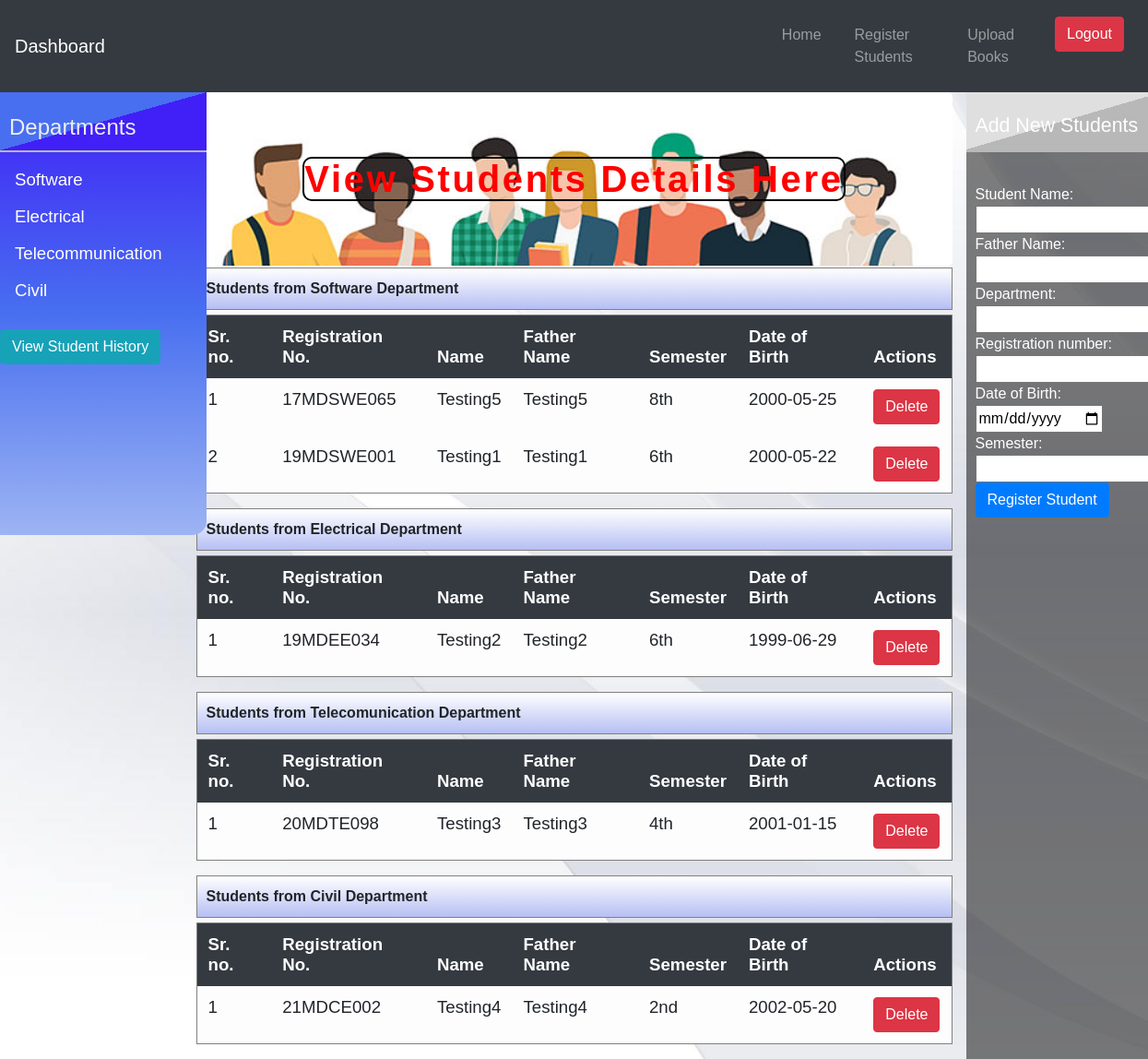
Screenshot of /Admin/Registerstudents.php with the database file from the repository.
### tables this page shows
CREATE TABLE `student` (
  `Reg_no` varchar(20) NOT NULL,
  `Name` varchar(30) NOT NULL,
  `FatherName` varchar(30) NOT NULL,
  `Department` varchar(20) NOT NULL,
  `D_O_B` date NOT NULL,
  `Semester` varchar(5) NOT NULL
);

### Admin/Registerstudents.php (the view, shortened to what this page needs)
<?php
                require("include/connection.inc.php");
?>
<html lang="en">
<head>
    <link rel="stylesheet" href="bootstrap.min.css">
    <link rel="stylesheet" href="style.css">
</head>
<body>
<nav class="navbar navbar-expand-lg navbar-dark bg-dark sticky-top">
        <a class="navbar-brand" href="Dashboard.php">Dashboard</a>
        <div class="collapse navbar-collapse" id="navbarSupportedContent">
          <ul class="navbar-nav mr-auto">
          <li class="nav-item"  style="margin-left: 700px;">
              <a class="nav-link" href="Dashboard.php">Home</a>
            </li>
            <li class="nav-item ">
              <a class="nav-link" href="Registerstudents.php">Register Students </a>
            </li>
            <li class="nav-item">
              <a class="nav-link" href="UploadBooks.php">Upload Books</a>
            </li>
            <li class="nav-item">
              <form action="logout.php">
                <input type="submit" value="Logout" name="logout" class="btn btn-danger">
              </form>
            </li>
          </ul>
        </div>
      </nav>
      <div class="container-fluid">
            <div class="row">
              <div class="col-sm-0 col-0 col-md-2" >
                <div id="sidebar" >
                <div><h4 id="sidebar-brand">Departments</h4></div>
                <li type="none" class="side-item"><a href="#software" class="side-link nav-link">Software</a></li>
                <li type="none" class="side-item"><a href="#electrical" class="side-link nav-link">Electrical</a></li>
                <li type="none" class="side-item"><a href="#telecom" class="side-link nav-link">Telecommunication</a></li>
                <li type="none" class="side-item"><a href="#civil" class="side-link nav-link">Civil</a></li><br>
                <form action="Details.php">
                  <input type="submit" value="View Student History" class="btn btn-info">
                </form>
              </div>
            </div>
              <div class="col-sm-12 col-12 col-md-8 ">
               <div class="jumbotron" id="software" style=" font-weight: 700; color: red; background-image: url('images/14.jpg');  background-size: cover;">
                     <span style="border:2px solid black; border-radius:10px;" > View Students Details Here</span>
               </div>
               <div class="header"  >
                   Students from Software Department
               </div>
               <div>
               <?php
                $result = mysqli_query($connection,"SELECT * FROM student where Department = 'Software' OR Department= 'software'");
                ?>
               <table cellpadding="5" class="table table-borderless" style="font-size:14pt; margin-top:5px; border:1px solid grey;">
                     <thead  class="thead-dark">
                     <tr>
                       <th>Sr. no.</th>
                       <th>Registration No.</th>
                       <th>Name</th>
                       <th>Father Name</th>
                       <th>Semester</th>
                       <th>Date of Birth</th>
                       <th>Actions</th>
                     </tr>
                    <tbody>
                   <?php
                   $id=1;
                    while($row = mysqli_fetch_assoc($result)){
                      echo "<tr class='table table-light'><td>".$id++."</td><td>".$row['Reg_no']."</td><td>".$row['Name']."</td><td>".$row['FatherName']."</td>";
                      echo "<td>".$row['Semester']."</td><td>".$row['D_O_B']."</td>";
                      echo "<td><a href='?type=delete&Name=".$row['Name']."' class='btn-danger btn'>Delete</a></td></tr>";
                  }
                   ?>
                   </tbody>
                   </table>
               </div>
               <div class="header" id="electrical">
               Students from Electrical Department
            </div>
            <div>
            <?php
                $result = mysqli_query($connection,"SELECT * FROM student where Department = 'Electrical' OR Department='electrical'");
                ?>
               <table cellpadding="5" class="table table-borderless" style="font-size:14pt; margin-top:5px; border:1px solid grey;">
                     <thead  class="thead-dark">
                     <tr>
                       <th>Sr. no.</th>
                       <th>Registration No.</th>
                       <th>Name</th>
                       <th>Father Name</th>
                       <th>Semester</th>
                       <th>Date of Birth</th>
                       <th>Actions</th>
                     </tr>
                    <tbody>
                   <?php
                   $id=1;
                    while($row = mysqli_fetch_assoc($result)){
                      echo "<tr class='table table-light'><td>".$id++."</td><td>".$row['Reg_no']."</td><td>".$row['Name']."</td><td>".$row['FatherName']."</td>";
                      echo "<td>".$row['Semester']."</td><td>".$row['D_O_B']."</td>";
                      echo "<td><a href='?type=delete&Name=".$row['Name']."'class='btn-danger btn'>Delete</a></td></tr>";
                  }
                   ?>
                   </tbody>
                   </table>
                   </div>
            <div class="header" id="telecom">
            Students from Telecomunication Department
            </div>
            <div>
            <?php
                $result = mysqli_query($connection,"SELECT * FROM student where Department = 'Telecommunication' OR Department='telecommunication'");
                ?>
               <table cellpadding="5" class="table table-borderless" style="font-size:14pt; margin-top:5px; border:1px solid grey;">
                     <thead  class="thead-dark">
                     <tr>
                       <th>Sr. no.</th>
                       <th>Registration No.</th>
                       <th>Name</th>
                       <th>Father Name</th>
                       <th>Semester</th>
                       <th>Date of Birth</th>
                       <th>Actions</th>
                     </tr>
                    <tbody>
                   <?php
                   $id=1;
                    while($row = mysqli_fetch_assoc($result)){
                      echo "<tr class='table table-light'><td>".$id++."</td><td>".$row['Reg_no']."</td><td>".$row['Name']."</td><td>".$row['FatherName']."</td>";
                      echo "<td>".$row['Semester']."</td><td>".$row['D_O_B']."</td>";
                      echo "<td><a href='?type=delete&Name=".$row['Name']."' class='btn-danger btn'>Delete</a></td></tr>";
                  }
                   ?>
                   </tbody>
                   </table>
            </div>
            <div class="header" id="civil">
            Students from Civil Department
            </div>
            <div>
            <?php
                $result = mysqli_query($connection,"SELECT * FROM student where Department = 'Civil' OR Department= 'civil'");
                ?>
               <table cellpadding="5" class="table table-borderless" style="font-size:14pt; margin-top:5px; border:1px solid grey;">
                     <thead  class="thead-dark">
                     <tr>
                       <th>Sr. no.</th>
                       <th>Registration No.</th>
                       <th>Name</th>
                       <th>Father Name</th>
                       <th>Semester</th>
                       <th>Date of Birth</th>
                       <th>Actions</th>
                     </tr>
                    <tbody>
                   <?php
                   $id=1;
                    while($row = mysqli_fetch_assoc($result)){
                      echo "<tr class='table table-light'><td>".$id++."</td><td>".$row['Reg_no']."</td><td>".$row['Name']."</td><td>".$row['FatherName']."</td>";
                      echo "<td>".$row['Semester']."</td><td>".$row['D_O_B']."</td>";
                      echo "<td><a href='?type=delete&Name=".$row['Name']."' class='btn-danger btn'>Delete</a></td></tr>";
                  }
                   ?>
                   </tbody>
                   </table>
            </div>
              </div>
   <div class="col-sm-0 col-0 col-md-2 "id="form">
   <span class="books">Add New Students</span><br>
   <form action="" method="post" autocomplete="off">
     <div style="margin:10px;">
     <Table >
              Student Name:<br>
            <input type="text" name="name" id=""><br>
             Father Name:<br>
             <input type="text" name="f_name" id=""><br>
             Department:<br>
             <input type="text" name="department" id=""><br>
             Registration number:<br>
             <input type="text" name="reg_no" id=""><br>
             Date of Birth: <br>
             <input type="date" name="dob" id=""><br>
             Semester: <br>
             <input type="text" name="semester" id=""><br>
             <input class="btn btn-primary" type="submit" name="Register" value="Register Student">
     </div>
    </form>
            </div>
          </div>
</body>
</html>

### Admin/style.css (style rules this page uses)
.navbar { position: sticky; }
.nav-item { padding-left: 20px; padding: 10px; }
#sidebar { height: 30em; border-radius: 0px 15px 15px 0px; position: fixed; width: 14em; z-index: 9999; background: linear-gradient(rgb(64, 32, 247),rgb(72, 111, 240),rgb(157, 180, 243)); }
#sidebar-brand { color: rgb(238, 238, 238); background: linear-gradient(to right bottom, rgb(72, 111, 240) 50%, rgb(64, 32, 247) 50%); height: 65px; padding-top: 1em; padding-left: 10px; border-bottom: 2px solid rgb(184, 184, 184); display: block; }
.container-fluid { padding: 0%; }
.side-link { color: rgb(255, 255, 255); font-size: 14pt; display: block; }
.side-item { height: 40px; }
.jumbotron { color: rgb(227, 229, 230); text-align: center; font-size: 40px; font-family: Arial, Helvetica, sans-serif; letter-spacing: 2pt; margin-bottom: 2px; }
.header { padding: 10px; border: 1px solid grey; font-weight: 600; background-image: linear-gradient(white,rgb(182, 191, 243)); }

### Admin/Registerstudents.php (style rules this page uses)
body { background-image: url("images/12.jpg"); background-size: cover; background-repeat: no-repeat; height: 100%; font-family: 'Numans', sans-serif; background-attachment: fixed; }
#form { background-color: rgba(0,0,0,0.5) !important; padding:0px; color: white; }
.books { background: linear-gradient(to right bottom, rgb(223, 223, 223) 50%, rgb(184, 184, 184) 50%); height: 65px; padding-top: 1em; padding-left: 10px; border-bottom: 3px solid rgb(184, 184, 184); display: block; color:white; font-size:16pt; }
html { scroll-behavior:smooth; }

### rows the page displays
student: Reg_no "17MDSWE065", Name "Testing5", FatherName "Testing5", Semester "8th", D_O_B "2000-05-25"
student: Reg_no "19MDSWE001", Name "Testing1", FatherName "Testing1", Semester "6th", D_O_B "2000-05-22"
student: Reg_no "19MDEE034", Name "Testing2", FatherName "Testing2", Semester "6th", D_O_B "1999-06-29"
student: Reg_no "20MDTE098", Name "Testing3", FatherName "Testing3", Semester "4th", D_O_B "2001-01-15"
student: Reg_no "21MDCE002", Name "Testing4", FatherName "Testing4", Semester "2nd", D_O_B "2002-05-20"
